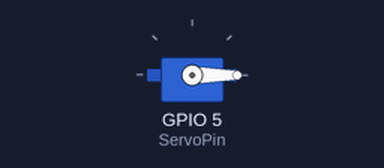
Bench run of a sketch on a simulated ESP32. Parts: servo.

Above: at 0.05 s.
At 2.0 s:
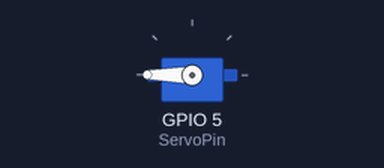
At 4.0 s:
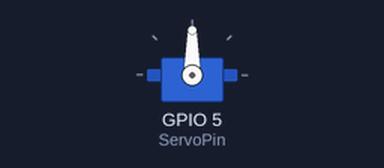
Timing chart, 0 to 5.2 s (numbered marks = the images above):
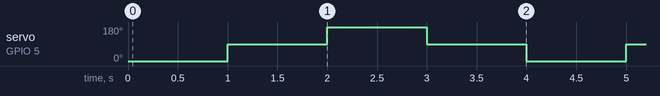

The sketch:

demo_servo.ino
```cpp
#include <ESP32Servo.h>

// サーボのインスタンス作成
Servo servo1;

// GPIOピン
const int ServoPin = 5;


void setup() {
  Serial.begin(115200);
  // 0.5ms ~ 2.5ms
  servo1.attach(ServoPin, 500, 2500);
  // 50Hz
  servo1.setPeriodHertz(50);
}

void loop() {
  servo1.write(0);
  delay(1000);
  servo1.write(90);
  delay(1000);
  servo1.write(180);
  delay(1000);
  servo1.write(90);
  delay(1000);
}
```

Measured:
- by itself, servo on GPIO 5 (ServoPin): repeats every 4.0 s: 180° 1.0 s, 90° 1.0 s, 0° 1.0 s, 90° 1.0 s
